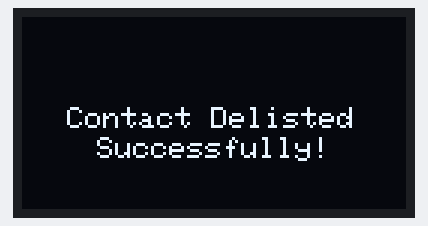
Bench run of a sketch on a simulated Arduino Uno, built with avr-gcc and run on an emulated ATmega328P. On the bench: 128×64 one-colour display.

Above: at 0.1 s.

The sketch:

Irvin_2.ino
```cpp
/**Contact Delisted
 * Successfully
*/

#include <Keypad.h>
#include <SPI.h>
#include <Wire.h>
#include <Adafruit_GFX.h>
#include <Adafruit_SH1106.h>
#include <SPI.h>

#define ARRAY-SIZE(x) sizeof(x) / sizeof(x[0])
#define OLED_RESET 4
#define SCREEN_ADDRESS 0x3C
const byte ROWS = 4;
const byte COLS = 4;

char hexaKeys [ROWS][COLS] = {
  {'1', '2', '3', 'A'},
  {'4', '5', '6', 'B'},
  {'7', '8', '9', 'C'},
  {'*', '0', '#', 'D'}
};
byte rowPins[ROWS] = {2, 3, 4, 5};
byte colPins[COLS] = {A0, A1, A2, A3};

Adafruit_SH1106 display (OLED_RESET);
#if (SH1106_LCDHEIGHT != 64)
#error ("Height incorrect, please fix Adafruit_SH1106.h!")
#endif

Keypad customKeypad = Keypad(makeKeymap(hexaKeys), rowPins, colPins, ROWS, COLS);

void displayText() {
  display.clearDisplay();
  display.setTextColor(WHITE);
  display.setTextSize(1);
  display.setCursor(15, 30);
  display.print("Contact Delisted");
  display.setCursor(25, 40);
  display.print("Successfully!");
  display.display();
}

void setup() {
  // put your setup code here, to run once:
  Wire.begin();
  Serial.begin(9600);
  display.begin(SH1106_SWITCHCAPVCC, 0x3C);
  displayText();
}

void loop() {
  // put your main code here, to run repeatedly:

}
```
